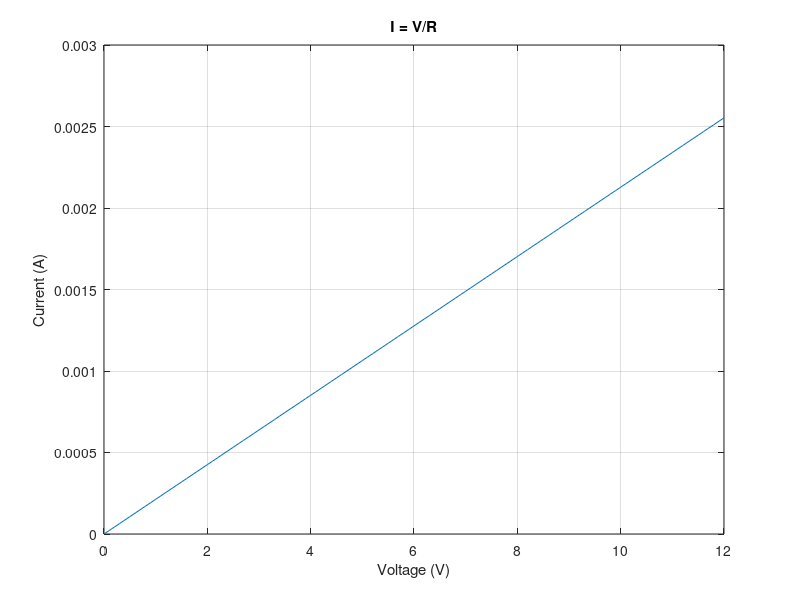

This figure's MATLAB source:
%---- task 1 -----
x = 2;
y = x*3 ^x*exp(x);


%---- task 2-----

v1 = [1; 2; 3; 4;];
v2 = [1 2 3 4];
v1 * v2
v2 * v1

v = linspace(0,12,121)
R = 4.7e3;
i = v/R;
v(89)
i(89)

figure(1)
plot(v,i)
title('I = V/R')
xlabel('Voltage (V)')
ylabel('Current (A)')
grid on